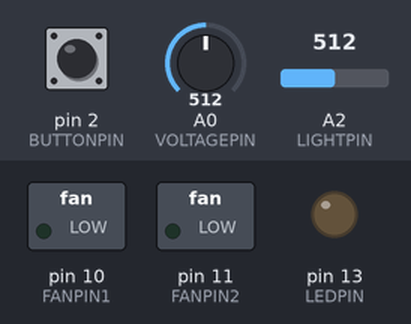
This sketch was run on a simulated Arduino Uno, built with avr-gcc and run on an emulated ATmega328P. Shown: switched loads named in the sketch (green lamp = pin HIGH), output pins drawn as LEDs (lit = HIGH). Dashed ring = blinking. The inputs (shaded band) are chosen by the test bench; at power-on: pin 2 (BUTTONPIN) LOW, A0 (VOLTAGEPIN) = 512, A2 (LIGHTPIN) = 512.

Above: at 1.2 s.
1.3 s: pin 2 (BUTTONPIN) pulled HIGH for 0.15 s
At 2.1 s:
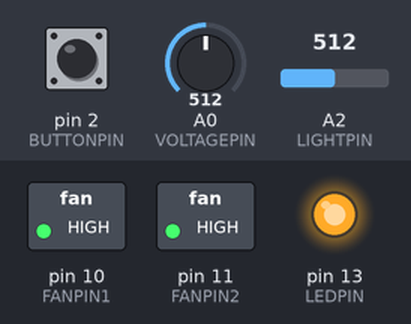
At 3.6 s:
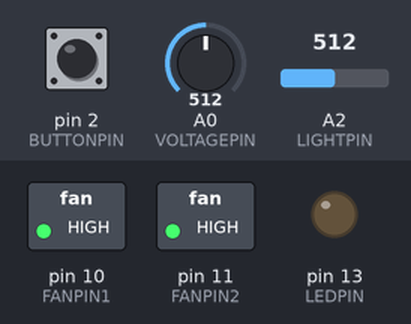
4.3 s: A0 (VOLTAGEPIN) set to 230
7.3 s: A0 (VOLTAGEPIN) set to 203
10.3 s: pin 2 (BUTTONPIN) pulled HIGH for 1 s
At 10.7 s:
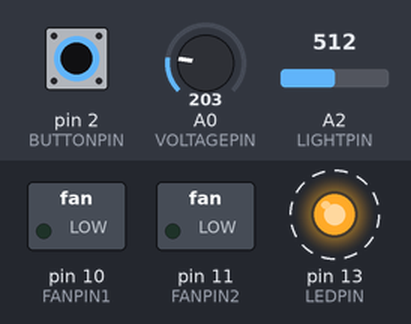
Timing chart, 0 to 14.3 s (numbered marks = the images above; inputs shaded):
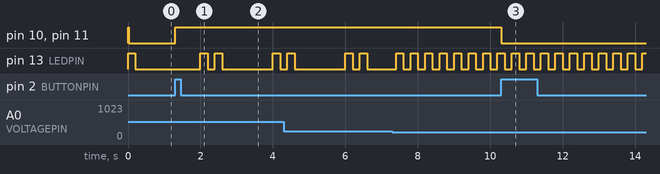

The sketch:

greenhouse.ino
```cpp
/*
 * Code to control 12V DC fans inside of greenhouse.
 * The 12V battery is charged by a solar panel. If both the
 * battery voltage is high enough and the temperature is warm
 * enough, the fans turn on. Both transistors are attached to
 * the same heatsink, and thus share a common collector. We
 * cannot operator each independently with this setup.
 */


// pins and constants
#define VOLTAGEPIN 0
#define BUTTONPIN 2
#define RESISTOR1 100000.0
#define RESISTOR2 10000.0
#define LEDPIN 13
#define LIGHTPIN 2
#define FANPIN1 10
#define FANPIN2 11


// global variables
unsigned int buttonState = 0;
bool isButtonDown = false;
bool fanState = LOW;
unsigned long fanTimestamp = 0;


void setup(){
   pinMode(BUTTONPIN, INPUT);
   pinMode(LIGHTPIN, INPUT);
   pinMode(LEDPIN, OUTPUT);
   pinMode(FANPIN1, OUTPUT);
   pinMode(FANPIN2, OUTPUT);
}


void loop(){
  setButtonState();
  blinkLED();
  timeCheck();  // determines if fans should turn on
}


// Read the voltage of the 12V battery.
float getVoltage() {
  float vout = analogRead(VOLTAGEPIN) * 5.0 / 1024.0;
  // Scaling based on true voltmeter reading.
  vout *= 8.23 / 7.90;
  // Using formula.
  float vin = vout * (RESISTOR1 + RESISTOR2) / RESISTOR2;
  return vin;
}


// Read the voltage of the 12V battery when it's powering the load.
float getLoadVoltage() {
  float voltage = getVoltage();

  // Only turn on fans if voltage is sufficiently high.
  if (voltage > 12.6 && !fanState) {
    digitalWrite(FANPIN1, HIGH);
    digitalWrite(FANPIN2, HIGH);
    delay(20);
    voltage = getVoltage();
    delay(5);
    digitalWrite(FANPIN1, LOW);
    digitalWrite(FANPIN2, LOW);
  }
  return voltage;
}


// Read the value from the light sensor.
int getLight() {
  return analogRead(LIGHTPIN);
}


// Read the state of the button and setting global button
// variables.
void setButtonState() {
  // Getting instance when button first pressed.
  if (digitalRead(BUTTONPIN) && !isButtonDown) {
    isButtonDown = true;
    buttonState++;
    buttonState %= 3;
    setFanState();  // called once button pressed
  } else if (!digitalRead(BUTTONPIN)) {
    isButtonDown = false;
  }
}


// Blink LED to indicate button state or low voltage.
void blinkLED() {
  if (getVoltage() < 12.2) {
    // Blink every 200ms to indicate low voltage.
    int state = millis() / 200 % 2;
    digitalWrite(LEDPIN, state);
  } else {
    // Blink a pattern every 2000ms.
    int state = millis() / 200 % 10;
    switch (buttonState) {
      case 0:
        digitalWrite(LEDPIN, state == 0);
        break;
      case 1:
        digitalWrite(LEDPIN, state == 0 || state == 2);
        break;
      case 2:
        digitalWrite(LEDPIN, state == 0 || state == 2  || state == 4);
        break;
    }
  }
}


// Consider calling setFanState() every 5 minutes or when millis() resets.
void timeCheck() {
  if (millis() == 0 || millis() > fanTimestamp + 1000ul * 60ul * 5ul) {
    setFanState();
  }
}


// Set the fanState variable and use transistors to power fans.
void setFanState() {
  fanTimestamp = millis();  // updating timestamp when fan was set

  float voltage = getLoadVoltage();  // expensive to call
  int light = getLight();  // values between 0 and 1023

  switch (buttonState) {
    case 0:
      // Power fans depending on voltage and light.
      // There is an intermediate range in which fanState not changed.
      if (voltage > 13.0 && light > 750) {
        fanState = HIGH;
      } else if (voltage < 12.8 || light < 650) {
        fanState = LOW;
      }
      break;

    case 1:
      // Power fans depending on voltage.
      if (voltage > 13.0) {
        fanState = HIGH;
      } else if (voltage < 12.8) {
        fanState = LOW;
      }
      break;

    case 2:
      // Power both fans unless voltage very low.
      if (voltage > 12.2) {
        fanState = HIGH;
      } else {
        fanState = LOW;
      }
      break;
  }

  // Writing fanState to transistors.
  digitalWrite(FANPIN1, fanState);
  digitalWrite(FANPIN2, fanState);
}
```

Measured:
- after the input at 1.3 s, pin 10 (FANPIN1), pin 11 (FANPIN2): LOW → HIGH at once
- after the input at 10.3 s, pin 10 (FANPIN1), pin 11 (FANPIN2): HIGH → LOW at once
- by itself, pin 13 (LEDPIN): alternates HIGH for 0.20 s and LOW for 0.20 s
